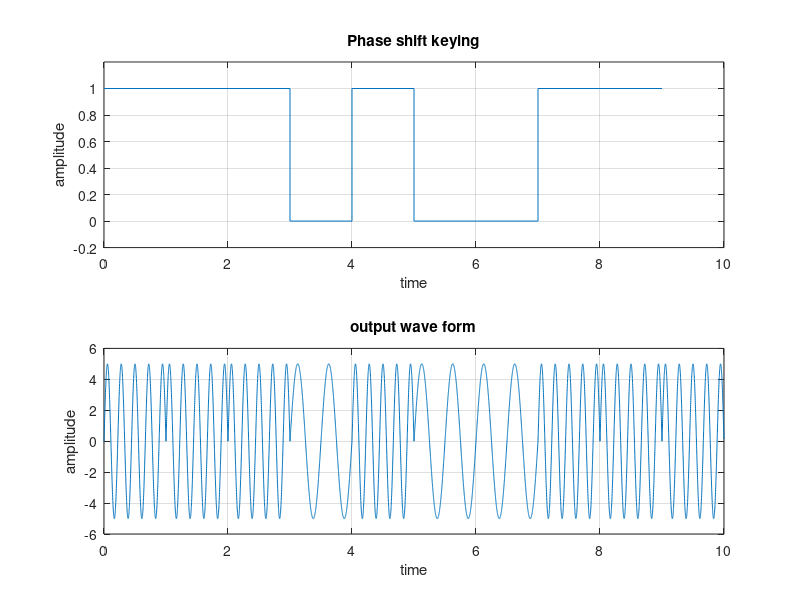

Reproduce this figure in MATLAB.
clc;
close all;
clear all;
x= round(rand(1,10));
t1= 0:0.001:0.999;
s= 5*sin(2*pi*4.5*t1);
s1= 5*sin(2*pi*2*t1);
ask=[]
psk=[]
for i=1:10
	if(x(i)==1)
		ask=[ask s]
	else
		ask=[ask s1]
	end
end
subplot(2,1,1)
stairs(0:9,x)
grid on;
title('Phase shift keying')
xlabel('time');
ylabel('amplitude');


axis([0, 10, -0.2,1.2])
subplot(2,1,2);
plot(0:0.001:9.999,ask);

grid on;
title('output wave form');
xlabel('time');
ylabel('amplitude');




% 14 cro